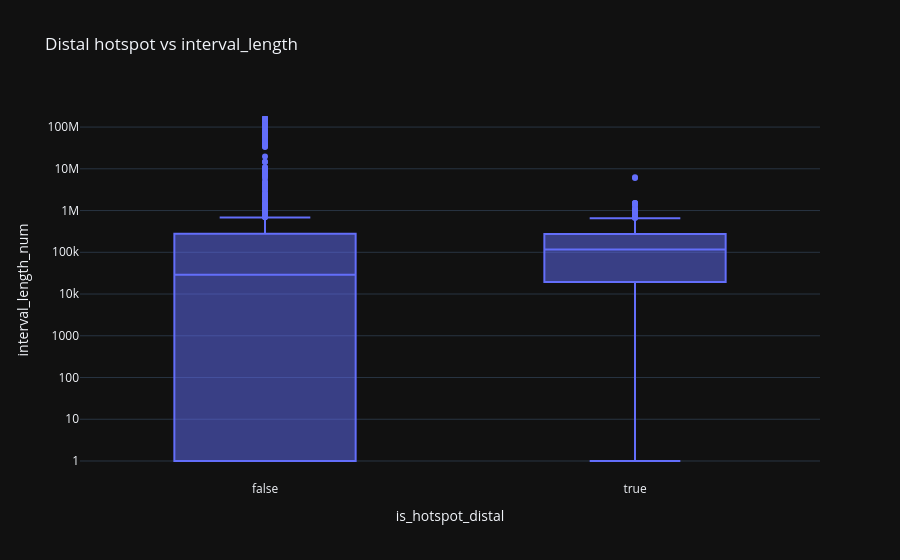

Notebook source saved alongside this figure:
### Markdown cell above
## 10. 📊 hotspot vs interval_length ⭐

### Code cell
tmp = d[['is_hotspot_distal', 'interval_length_num']].dropna()
fig = px.box(tmp, x='is_hotspot_distal', y='interval_length_num', points='outliers', title='Distal hotspot vs interval_length')
fig.update_yaxes(type='log')
fig.show()

### Figure 1 — Plotly figure (JSON) as saved in the notebook; plotly's stock layout.template omitted (floating-point values rounded to 4 significant figures; data arrays with more than 128 entries replaced by an {"elided": "..."} marker saying what was removed)
{"data": [{"alignmentgroup": "True", "boxpoints": "outliers", "hovertemplate": "is_hotspot_distal=%{x}<br>interval_length_num=%{y}<extra></extra>", "legendgroup": "", "marker": {"color": "#636efa"}, "name": "", "notched": false, "offsetgroup": "", "orientation": "v", "showlegend": false, "x": {"elided": "2517 bool values"}, "x0": " ", "xaxis": "x", "y": {"elided": "2517 float values"}, "y0": " ", "yaxis": "y", "type": "box"}], "layout": {"xaxis": {"anchor": "y", "domain": [0.0, 1.0], "title": {"text": "is_hotspot_distal"}}, "yaxis": {"anchor": "x", "domain": [0.0, 1.0], "title": {"text": "interval_length_num"}, "type": "log"}, "legend": {"tracegroupgap": 0}, "title": {"text": "Distal hotspot vs interval_length"}, "boxmode": "group"}}
